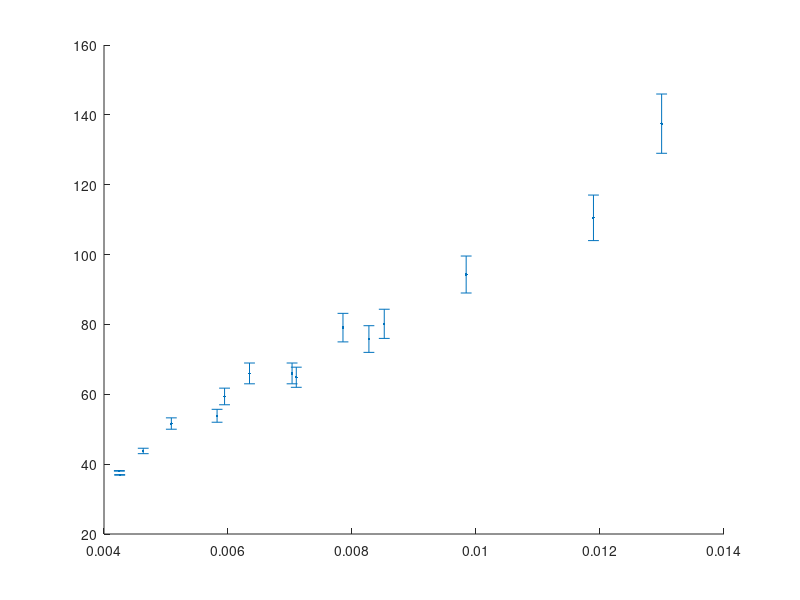

Write the MATLAB code that produced this figure. (Note: this script raises an error after producing the figure.)
%% roterande skålen
clc; clf; clear
eps=1e-6;
T=[eps 0.7875 0.6851 0.6337 0.6048 0.7079 0.9691 0.8268 0.7488 0.7452 0.8202 1.0129 0.8815 0.8082 0.6781 0.5795 0.5791 0.7750 0.6822 0.5796 0.6567];
h=0*4e-3+[0 75 57 50 43 63 104 67 62 63 76 129 89 72 52 37 38 75 56 41 53]*1e-3;
hold on
plot(T.^2/(pi^2*8), h,'.')
g=h./T.^2*8*pi^2
medel=mean(g)
standerror=std(g)/sqrt(length(T))
f = @(k) sum((h-k*T.^2/(pi^2*8)).^2);
g=fminbnd(f,9,10)

%% korrektion
clc; clf; clear
hold on
rho=5e-3;

r1=7.5e-2;
r2=6.3e-2;

T1=[0.7875 0.6851 0.6337 0.6048 0.7079 0.9691  0.7488 0.7452 0.8202 1.0129 0.8815 0.8082 0.6781 0.5795 0.5791];
%T1=[0.7875 0.6851 0.6337 0.6048 0.7079 0.9691  0.7488 0.7452 0.8202 1.0129 0.8815 0.8082 0.6781];
T2=[0.7750 0.6822 0.5796 0.6567];
T=[T1, T2];

w1=2*pi./T1;
w2=2*pi./T2;

h1=[75 57 50 43 63 104  62 63 76 129 89 72 52 37 38]*1e-3;
%h1=[75 57 50 43 63 104  62 63 76 129 89 72 52]*1e-3;
h2=[75 56 41 53]*1e-3;

h=[h1,h2];
r=[r1*ones(1,length(h1)), r2*ones(1,length(h2))];
W=[w1, w2];

%f1=@(v) cot(v)+r/(2*(r-rho))*tan(v/2)-h./(r-rho);
alfa=zeros(1,length(h1));

for i=1:length(h)
    f=@(v) cot(v)+r(i)/(2*(r(i)-rho))*tan(v/2)-h(i)./(r(i)-rho);
    
    alfa(i)=fsolve(f,atan(h(i)/r(i)));clc
end


delta=rho*cot(alfa);
max(delta)*1e3
min(delta)*1e3

H=h+delta;

omega_kvadrat=T.^2/(pi^2*8);

g=H./omega_kvadrat;
g1=mean(g);
fprintf('Medelvärdet av g är: \t %0.3f\n', g1)
fprintf('Standfelet är: \t\t %0.3f \n', std(g)/sqrt(length(T)))

f = @(k) sum((H-k*T.^2/(pi^2*8)).^2);
g2=fminbnd(f,9,10);
fprintf('g är med minsta kvadrat: %0.3f \n\n', g2)

x=linspace(0,.016);
hold on
%plot(x,g1*x);
err1=delta(1:length(T1));
err2=delta((1+length(T1)):end);

errorbar(omega_kvadrat(1:length(T1)) , H(1:length(T1))*1e3, err1*1e3, '.', 'markersize',16)
errorbar(omega_kvadrat((1+length(T1)):end) , H((1+length(T1)):end)*1e3, err2*1e3, '*r', 'markersize',8)
p=plot(x,x*g2*1e3, 'k');
axis([0, 0.016, 0, 160])
%grid on

xtext='$1/(2\omega^{2})\:/ [\mathrm{s}^{2}]$';
ytext='$h\:/[\mathrm{mm}]$';

xlabel(xtext, 'Interpreter', 'Latex', 'FontSize', 20, 'Color', 'k');
ylabel(ytext, 'Interpreter', 'Latex', 'FontSize', 20, 'Color', 'k');
set(gca,'FontSize',15, 'xtick',(0:4:16)*1e-3);


l=legend('$r=7{,}4$\,cm', '$r=6{,}3$\,cm', '$g/(2\omega^2)$: $g=9{,}78$\,m\,s$^{-2}$');
set(l,'interpreter', 'latex', 'fontsize', 18, 'location', 'southeast')































